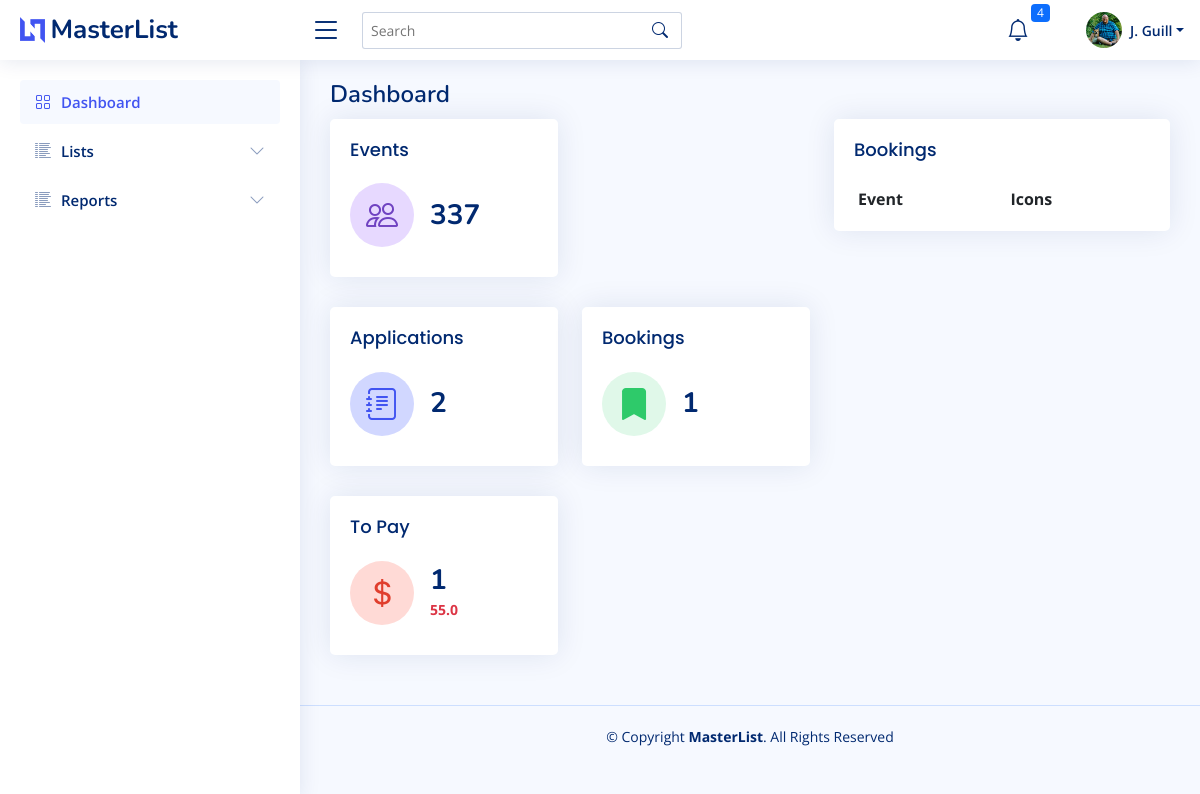
The page /home (signed in) on the database as committed earlier.
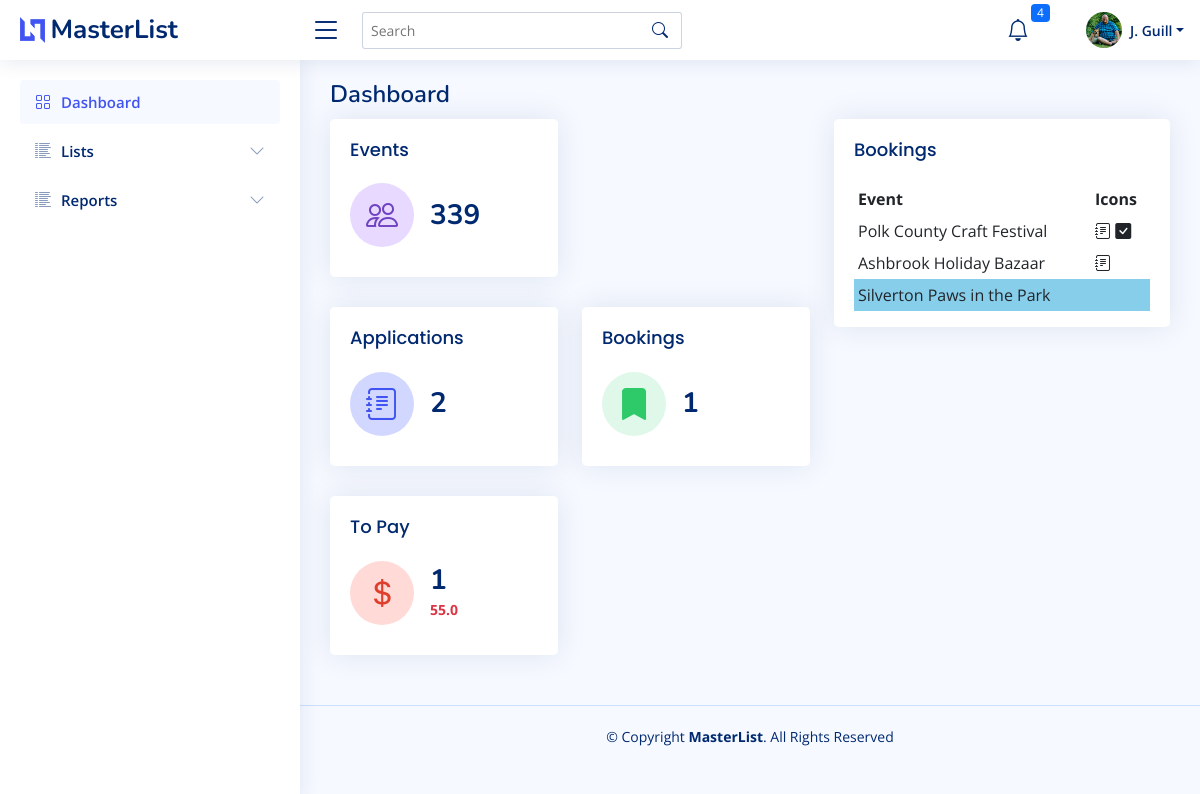
The same page on the database as committed later.
### bazaar/models.py (models this page shows, shortened)
class User(db.Model, UserMixin):
    id = db.Column(db.Integer, primary_key=True)
    firstname = db.Column(db.String(150))
    lastname = db.Column(db.String(150))
    company = db.Column(db.String(150))
    title = db.Column(db.String(50))
    aboutme = db.Column(db.Text)
    address = db.Column(db.String(150))
    city = db.Column(db.String(150))
    state = db.Column(db.String(2))
    postalcode = db.Column(db.String(20))
    phone = db.Column(db.String(20))
    email = db.Column(db.String(150), unique=True)
    dob = db.Column(db.Date)
    avatar_filename = db.Column(db.Text)
    avatar_url = db.Column(db.String(250))
    twitter = db.Column(db.String(255))
    instagram = db.Column(db.String(255))
    facebook = db.Column(db.String(255))
    linkedin = db.Column(db.String(255))
    username = db.Column(db.String(150), unique=True)
    password = db.Column(db.String(150))
    date_created = db.Column(db.DateTime(timezone=True), server_default=func.now())
    def fullname(self):
        return self.firstname + " " + self.lastname

class Booking(db.Model):
    id = db.Column(db.Integer, primary_key=True)
    kd_appopen_new = db.Column(db.Date)
    kd_appopen_return = db.Column(db.Date)
    kd_appdeadline_new = db.Column(db.Date)
    kd_appdeadline_return = db.Column(db.Date)
    cl_appsubmission = db.Column(db.Boolean, default=False)
    cl_interested = db.Column(db.Boolean, default=True)
    cl_appapproved = db.Column(db.Boolean, default=False)
    cl_feepaid = db.Column(db.Boolean, default=False)
    cl_electrequest = db.Column(db.Boolean, default=False)
    cl_sendproductpic = db.Column(db.Boolean, default=False)
    cl_sendlogo = db.Column(db.Boolean, default=False)
    cl_sendbio = db.Column(db.Boolean, default=False)
    info_wifipassword = db.Column(db.String(100))
    info_datestart = db.Column(db.Date)
    info_dateend = db.Column(db.Date)
    info_timestart = db.Column(db.Time)
    info_timeend = db.Column(db.Time)
    info_loadindatetime = db.Column(db.DateTime)
    info_loadoutdatetime = db.Column(db.DateTime)
    info_boothfee = db.Column(db.Float)
    info_whatfeeincludes = db.Column(db.Text)
    info_boothlocation = db.Column(db.String(100))
    cl_wifiavailable = db.Column(db.Boolean, default=False)
    cl_foodavailable = db.Column(db.Boolean, default=False)
    info_foodpurchase = db.Column(db.String(100))
    date_created = db.Column(db.DateTime(timezone=True), server_default=func.now())
    date_updated = db.Column(db.DateTime(timezone=True), onupdate=func.now())
    eventid = db.Column(db.Integer, db.ForeignKey('master_list.id'))
    notes = db.relationship("Notes", backref=backref("booking_notes", uselist=False))
    event = db.relationship("MasterList", backref=backref("booking_event", uselist=False))

class MasterList(db.Model):
    id = db.Column(db.Integer, primary_key=True)
    event_name = db.Column(db.String(150))
    january = db.Column(db.Boolean, default=False)
    february = db.Column(db.Boolean, default=False)
    march = db.Column(db.Boolean, default=False)
    april = db.Column(db.Boolean, default=False)
    may = db.Column(db.Boolean, default=False)
    june = db.Column(db.Boolean, default=False)
    july = db.Column(db.Boolean, default=False)
    august = db.Column(db.Boolean, default=False)
    september = db.Column(db.Boolean, default=False)
    october = db.Column(db.Boolean, default=False)
    november = db.Column(db.Boolean, default=False)
    december = db.Column(db.Boolean, default=False)
    first = db.Column(db.Boolean, default=True)
    second = db.Column(db.Boolean, default=True)
    third = db.Column(db.Boolean, default=True)
    fourth = db.Column(db.Boolean, default=True)
    last = db.Column(db.Boolean, default=True)
    friday = db.Column(db.Boolean, default=False)
    saturday = db.Column(db.Boolean, default=False)
    sunday = db.Column(db.Boolean, default=False)
    monday = db.Column(db.Boolean, default=False)
    tuesday = db.Column(db.Boolean, default=False)
    wednesday = db.Column(db.Boolean, default=False)
    thursday = db.Column(db.Boolean, default=False)
    updated = db.Column(db.Date)
    imagesrc = db.Column(db.Text)
    attendance = db.Column(db.Integer)
    exibitors = db.Column(db.Integer)
    website = db.Column(db.Text)
    dates_text = db.Column(db.Text)
    type_bazaar = db.Column(db.Boolean, default=False)
    type_holiday = db.Column(db.Boolean, default=False)
    type_art = db.Column(db.Boolean, default=False)
    type_festival = db.Column(db.Boolean, default=False)
    type_flea = db.Column(db.Boolean, default=False)
    type_health = db.Column(db.Boolean, default=False)
    type_market = db.Column(db.Boolean, default=False)
    date_created = db.Column(db.DateTime(timezone=True), server_default=func.now())
    date_updated = db.Column(db.DateTime(timezone=True), onupdate=func.now())
    venuefk = db.Column(db.Integer, db.ForeignKey('venue.id'))
    promoterfk = db.Column(db.Integer, db.ForeignKey('promoter.id'))
    venue = db.relationship("Venue", backref=backref("venue", uselist=False))
    promoter = db.relationship("Promoter", backref=backref("promoter", uselist=False))
    notes = db.relationship("Notes", backref=backref("notes", uselist=False))

### bazaar/templates/base/base.py (the view)
@base.route("/")
@base.route("/home")
@login_required
def home():
    countrec = db.session.query(func.count(MasterList.id)).scalar()
    countapps = db.session.query(func.count(Booking.id)).filter(Booking.cl_appsubmission == True).scalar()
    countbookings = db.session.query(func.count(Booking.id)).filter(Booking.cl_appapproved == True).scalar()
    countpay = db.session.query(func.count(Booking.id)).filter(Booking.cl_appapproved == True).filter(
        Booking.cl_feepaid == False).scalar()
    amountpay = db.session.query(func.sum(Booking.info_boothfee)).filter(Booking.cl_appapproved == True).filter(
        Booking.cl_feepaid == False).scalar()
    bookings = db.session.query(Booking).filter(Booking.cl_interested == True).all()
    content = {"user": User, "countrec": countrec, "countapps": countapps,
               "countbookings": countbookings, "amountpay": amountpay,
               "countpay": countpay, "bookings": bookings}
    return render_template("base/dashboard.html", **content)

### bazaar/templates/base/dashboard.html (shortened to what this page needs)
{% extends "base/base.html" %}
{% block page_title %}
    Dashboard
{% endblock page_title %}
{% block main_content %}
    <section class="section dashboard">
        <div class="row">
            <div class="col-lg-7">
                <div class="row">
                    <div class="col-xxl-4 col-lg-6 col-sm-12">
                        <div class="card info-card customers-card">
                            <div class="card-body">
                                <h5 class="card-title">Events</h5>
                                <div class="d-flex align-items-center">
                                    <div class="card-icon rounded-circle d-flex align-items-center justify-content-center">
                                        <i class="bi bi-people"></i>
                                    </div>
                                    <div class="ps-3">
                                        <h6>{{ countrec }}</h6>
                                    </div>
                                </div>
                            </div>
                        </div>
                    </div>
                </div>
                <div class="row">
                    <div class="col-xxl-4 col-lg-6 col-sm-12">
                        <div class="card info-card applications-card">
                            <div class="card-body">
                                <h5 class="card-title">Applications</h5>
                                <div class="d-flex align-items-center">
                                    <div class="card-icon rounded-circle d-flex align-items-center justify-content-center">
                                        <i class="bi bi-journal-text"></i>
                                    </div>
                                    <div class="ps-3">
                                        <h6>{{ countapps }}</h6>
                                    </div>
                                </div>
                            </div>
                        </div>
                    </div>
                    <div class="col-xxl-4 col-lg-6 col-sm-12">
                        <div class="card info-card bookings-card">
                            <div class="card-body">
                                <h5 class="card-title">Bookings</h5>
                                <div class="d-flex align-items-center">
                                    <div class="card-icon rounded-circle d-flex align-items-center justify-content-center">
                                        <i class="bi bi-bookmark-fill"></i>
                                    </div>
                                    <div class="ps-3">
                                        <h6>{{ countbookings }}</h6>
                                    </div>
                                </div>
                            </div>
                        </div>
                    </div>
                    <div class="col-xxl-4 col-lg-6 col-sm-12">
                        <div class="card info-card topay-card">
                            <div class="card-body">
                                <h5 class="card-title">To Pay</h5>
                                <div class="d-flex align-items-center">
                                    <div class="card-icon rounded-circle d-flex align-items-center justify-content-center">
                                        <i class="bi bi-currency-dollar"></i>
                                    </div>
                                    <div class="ps-3">
                                        <h6>{{ countpay }}</h6>
                                        <span class="text-danger small pt-1 fw-bold">{{ amountpay }}</span>
                                    </div>
                                </div>
                            </div>
                        </div>
                    </div>
                </div>
            </div>
            <div class="col-lg-5">
                <div class="card">
                    <div class="card-body pb-0">
                        <h5 class="card-title">Bookings</h5>
                        <table class="table table-borderless table-sm">
                            <thead>
                            <tr>
                                <th>Event</th>
                                <th>Icons</th>
                            </tr>
                            </thead>
                            <tbody>
                            {% for booking in bookings %}
                                <tr {% if booking.cl_interested == True and booking.cl_appsubmission == False %}style="background-color: skyblue"{% endif %}>
                                    <td>
                                        {{ booking.event.event_name }}</td>
                                    <td>
                                        {% if booking.cl_appsubmission %}<i class="bi bi-journal-text"></i>{% endif %}
                                        {% if booking.cl_appapproved %}
                                            <i class="bi bi-check-square-fill"></i>{% endif %}
                                    </td>
                                </tr>
                            {% endfor %}
                            </tbody>
                        </table>
                    </div>
                </div>
            </div>
        </div>
    </section>
{% endblock main_content %}

### bazaar/templates/base/base.html (shortened to what this page needs)
<!DOCTYPE html>
<html lang="en">
<head>
    <link href="https://cdn.jsdelivr.net/npm/bootstrap@5.0.2/dist/css/bootstrap.min.css" rel="stylesheet"
>
    <link href="{{ url_for('static',filename='/vendor/bootstrap-icons/bootstrap-icons.css') }}" rel="stylesheet">
    <link href="{{ url_for('static',filename='/vendor/boxicons/css/boxicons.min.css') }}" rel="stylesheet">
    <link href="{{ url_for('static',filename='css/style.css') }}" rel="stylesheet">
    <link rel="stylesheet" type="text/css" href="https://cdn.datatables.net/1.10.12/css/jquery.dataTables.min.css">
    <link rel="stylesheet" type="text/css" href="https://cdn.datatables.net/1.10.13/css/dataTables.bootstrap.min.css">
</head>
<body>
{% include 'base/header.html' %}
{% include 'base/sidebar.html' %}
<main id="main" class="main">
    <div class="pagetitle">
        <h1>{% block page_title %}Dashboard{% endblock page_title %}</h1>
    </div>
    {% block main_content %}
    {% endblock main_content %}
</main>
<footer id="footer" class="footer">
    <div class="copyright">
        &copy; Copyright <strong><span>MasterList</span></strong>. All Rights Reserved
    </div>
</footer>
</body>
</html>

### bazaar/templates/base/header.html (shortened to what this page needs)
<header id="header" class="header fixed-top d-flex align-items-center">
    <div class="d-flex align-items-center justify-content-between">
        <a href="{{ url_for('base.home') }}" class="logo d-flex align-items-center">
            <img src="{{ url_for('static',filename='img/logo.png') }}" alt="">
            <span class="d-none d-lg-block">MasterList</span>
        </a>
        <i class="bi bi-list toggle-sidebar-btn"></i>
    </div>
    <div class="search-bar">
        <form class="search-form d-flex align-items-center" method="POST" action="#">
            <input type="text" name="query" placeholder="Search" title="Enter search keyword">
            <button type="submit" title="Search"><i class="bi bi-search"></i></button>
        </form>
    </div>
    <nav class="header-nav ms-auto">
        <ul class="d-flex align-items-center">
            <li class="nav-item dropdown">
                <a class="nav-link nav-icon" href="#" data-bs-toggle="dropdown">
                    <i class="bi bi-bell"></i>
                    <span class="badge bg-primary badge-number">4</span>
                </a>
            </li>
            <li class="nav-item dropdown pe-3">
                <a class="nav-link nav-profile d-flex align-items-center pe-0" href="#" data-bs-toggle="dropdown">
                    <img src="{{ url_for('static',filename='img/avatar/'+current_user.avatar_filename) }}" alt="Profile"
                         class="rounded-circle">
                    <span class="d-none d-md-block dropdown-toggle ps-2">{{ current_user.firstname[0].upper() }}. {{ current_user.lastname.title() }}</span>
                </a>
            </li>
        </ul>
    </nav>
</header>

### bazaar/templates/base/sidebar.html (shortened to what this page needs)
<aside id="sidebar" class="sidebar">
    <ul class="sidebar-nav" id="sidebar-nav">
        <li class="nav-item">
            <a class="nav-link " href="{{ url_for('base.home') }}">
                <i class="bi bi-grid"></i>
                <span>Dashboard</span>
            </a>
        </li>
        <li class="nav-item">
            <a class="nav-link collapsed" data-bs-target="#reports-nav" data-bs-toggle="collapse" href="#">
                <i class="bi bi-list-columns-reverse"></i><span>Lists</span><i class="bi bi-chevron-down ms-auto"></i>
            </a>
        </li>
        <li class="nav-item">
            <a class="nav-link collapsed" data-bs-target="#reports-nav" data-bs-toggle="collapse" href="#">
                <i class="bi bi-list-columns-reverse"></i><span>Reports</span><i class="bi bi-chevron-down ms-auto"></i>
            </a>
        </li>
    </ul>
</aside>

Rows that differ between the two databases and show on the page:
now on this page (row edited): Booking: event.event_name "Polk County Craft Festival", cl_appsubmission True (drawn), cl_appapproved True (drawn)
now on this page (row edited): Booking: event.event_name "Ashbrook Holiday Bazaar", cl_appsubmission True (drawn)
added Booking: event.event_name "Silverton Paws in the Park", cl_appsubmission False (drawn)
Other text that changed with them:
{{ countrec }}: "337" → "339"
